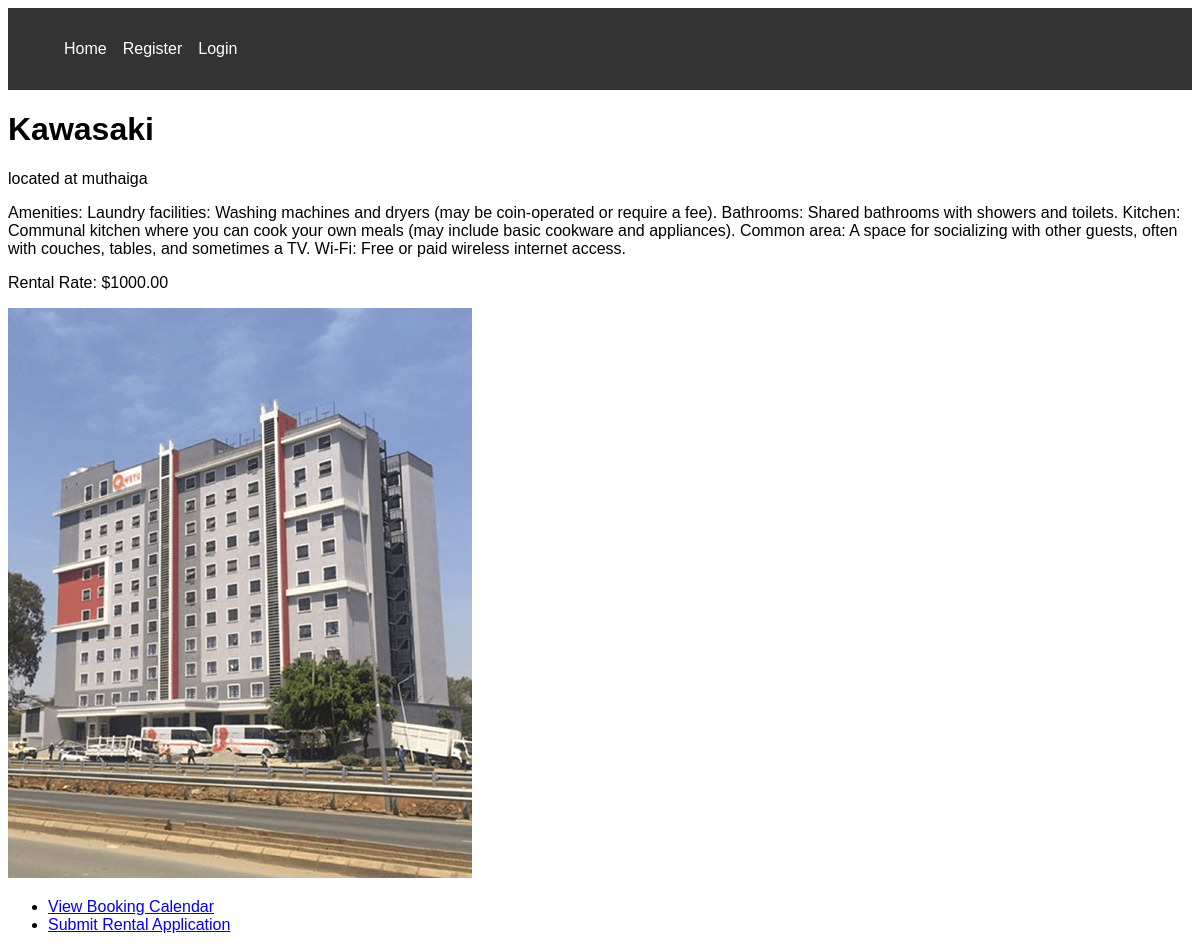
The page /hostel/detail/1/ on the database its author committed.
### hostel/models.py (models this page shows, shortened)
class Hostel(models.Model):
    name = models.CharField(max_length=100)
    description = models.TextField()
    amenities = models.TextField()
    rental_rate = models.DecimalField(max_digits=6, decimal_places=2)
    image = models.ImageField(upload_to='hostel/hostel_images/', null=True, blank=True)

### hostel/views.py (the view)
# urls.py: path('detail/<int:hostel_id>/', views.hostel_detail, name='hostel_detail'),
def hostel_detail(request, hostel_id):
    hostel = get_object_or_404(Hostel, id=hostel_id)
    return render(request, 'hostel/hostel_detail.html', {'hostel': hostel})

### hostel/templates/hostel/hostel_detail.html
{% extends 'base.html' %}
{% block content %}
<h1>{{ hostel.name }}</h1>
<p>{{ hostel.description }}</p>
<p>Amenities: {{ hostel.amenities }}</p>
<p>Rental Rate: ${{ hostel.rental_rate }}</p>
{% if hostel.image %}
<img src="{{ hostel.image.url }}" alt="{{ hostel.name }}">
{% else %}
<p>No image available</p>
{% endif %}
<ul>
    <li><a href="{% url 'hostel:booking_calendar' hostel.id %}">View Booking Calendar</a></li>
    <li><a href="{% url 'hostel:submit_application' hostel.id %}">Submit Rental Application</a></li>
</ul>
{% endblock %}

### templates/base.html (shortened to what this page needs)
<!DOCTYPE html>
<html lang="en">
<head>
    {% load static %}
    <link rel="stylesheet" href="{% static 'css/styles.css' %}">
</head>
<body>
    {% include 'navbar.html' %}
    {% block content %}
    {% endblock %}
</body>
</html>

### templates/navbar.html
<header>
    <nav>
        <ul>
            {% if user.is_authenticated %}
                <li><a href="{% url 'profile' %}">Profile</a></li>
                <li><a href="{% url 'logout' %}">Logout</a></li>
                <li><a href="{% url 'support:support_home' %}">support</a></li>
            {% else %}
                <li><a href="{% url 'home' %}">Home</a></li>
                <li><a href="{% url 'register' %}">Register</a></li>
                <li><a href="{% url 'login' %}">Login</a></li>
            {% endif %}
        </ul>
    </nav>
</header>

### static/css/styles.css (style rules this page uses)
body { font-family: Arial, sans-serif; }
header { background-color: #333; color: white; padding: 1rem; }
nav ul { list-style: none; display: flex; gap: 1rem; }
nav ul li a { color: white; text-decoration: none; }

### rows shown on the page
Hostel: name "Kawasaki", description "located at muthaiga", amenities "Laundry facilities: Washing machines and dryers (may be coin-operated or require a fee). Bathrooms: Shared bathrooms with showers and toilets. Kitchen: Communal kitchen where you can cook your own meals (may include basic cookware and appliances). Common area: A space for socializing with other guests, often with couches, tables, and sometimes a TV. Wi-Fi: Free or paid wireless internet access.", rental_rate "1000.00", image (picture)
